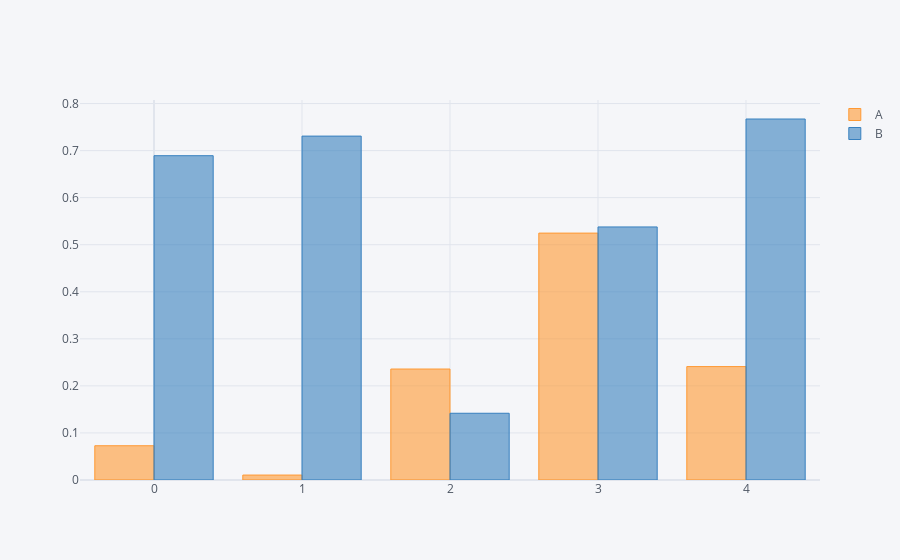

The notebook cell saved with this chart:
### Markdown cell above
### [ BAR 그래프 사용 ]

### Code cell
df.iplot(kind = 'bar')

### Figure 1 — Plotly figure (JSON) as saved in the notebook; plotly's stock layout.template omitted (floating-point values rounded to 4 significant figures)
{"data": [{"marker": {"color": "rgba(255, 153, 51, 0.6)", "line": {"color": "rgba(255, 153, 51, 1.0)", "width": 1}}, "name": "A", "orientation": "v", "text": "", "type": "bar", "x": [0, 1, 2, 3, 4], "y": [0.07282, 0.01052, 0.2358, 0.5247, 0.241]}, {"marker": {"color": "rgba(55, 128, 191, 0.6)", "line": {"color": "rgba(55, 128, 191, 1.0)", "width": 1}}, "name": "B", "orientation": "v", "text": "", "type": "bar", "x": [0, 1, 2, 3, 4], "y": [0.6892, 0.7308, 0.1419, 0.5378, 0.7672]}], "layout": {"legend": {"bgcolor": "#F5F6F9", "font": {"color": "#4D5663"}}, "paper_bgcolor": "#F5F6F9", "plot_bgcolor": "#F5F6F9", "title": {"font": {"color": "#4D5663"}}, "xaxis": {"gridcolor": "#E1E5ED", "showgrid": true, "tickfont": {"color": "#4D5663"}, "title": {"font": {"color": "#4D5663"}, "text": ""}, "zerolinecolor": "#E1E5ED"}, "yaxis": {"gridcolor": "#E1E5ED", "showgrid": true, "tickfont": {"color": "#4D5663"}, "title": {"font": {"color": "#4D5663"}, "text": ""}, "zerolinecolor": "#E1E5ED"}}}
